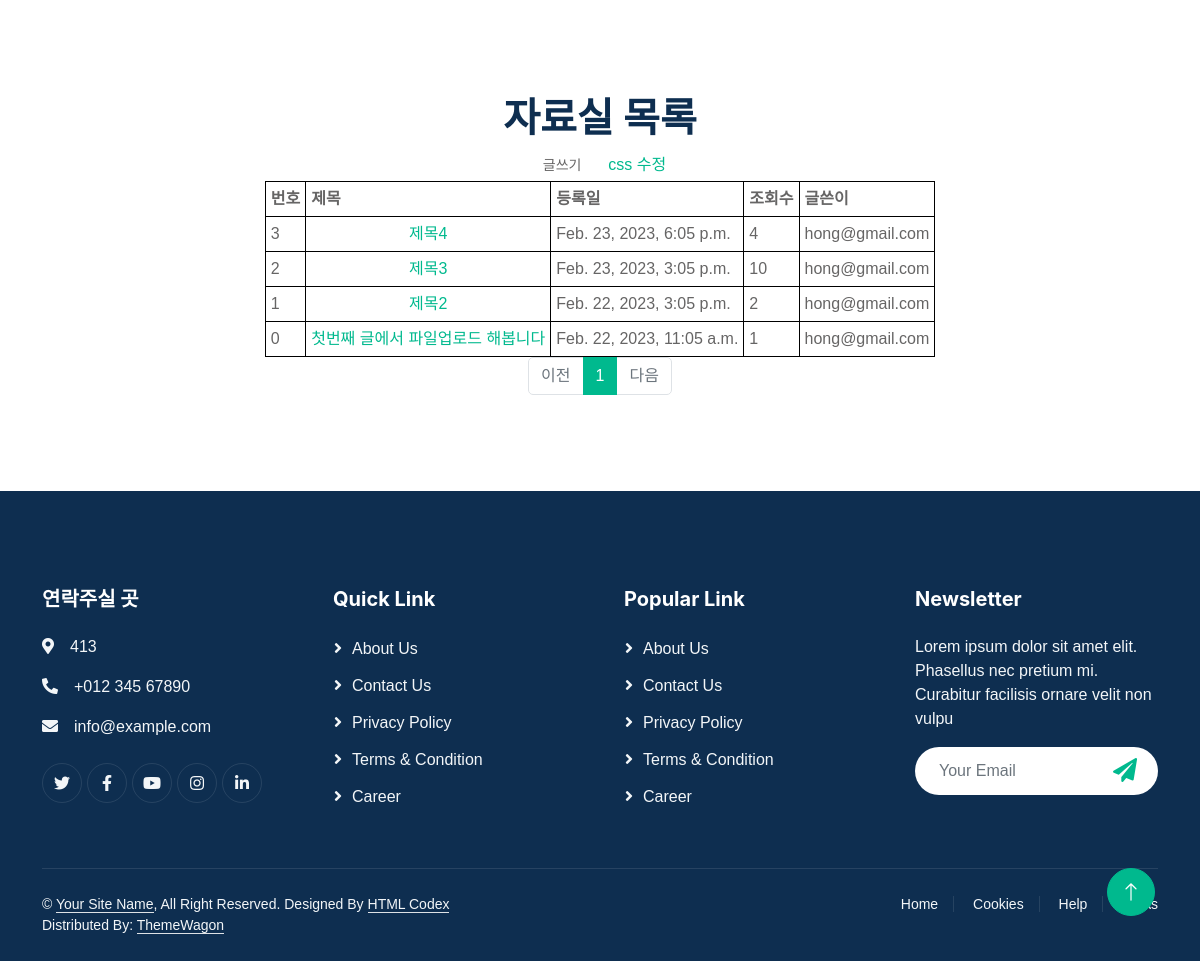
Page /YourClass/postList/ (lower part) on the earlier database version.
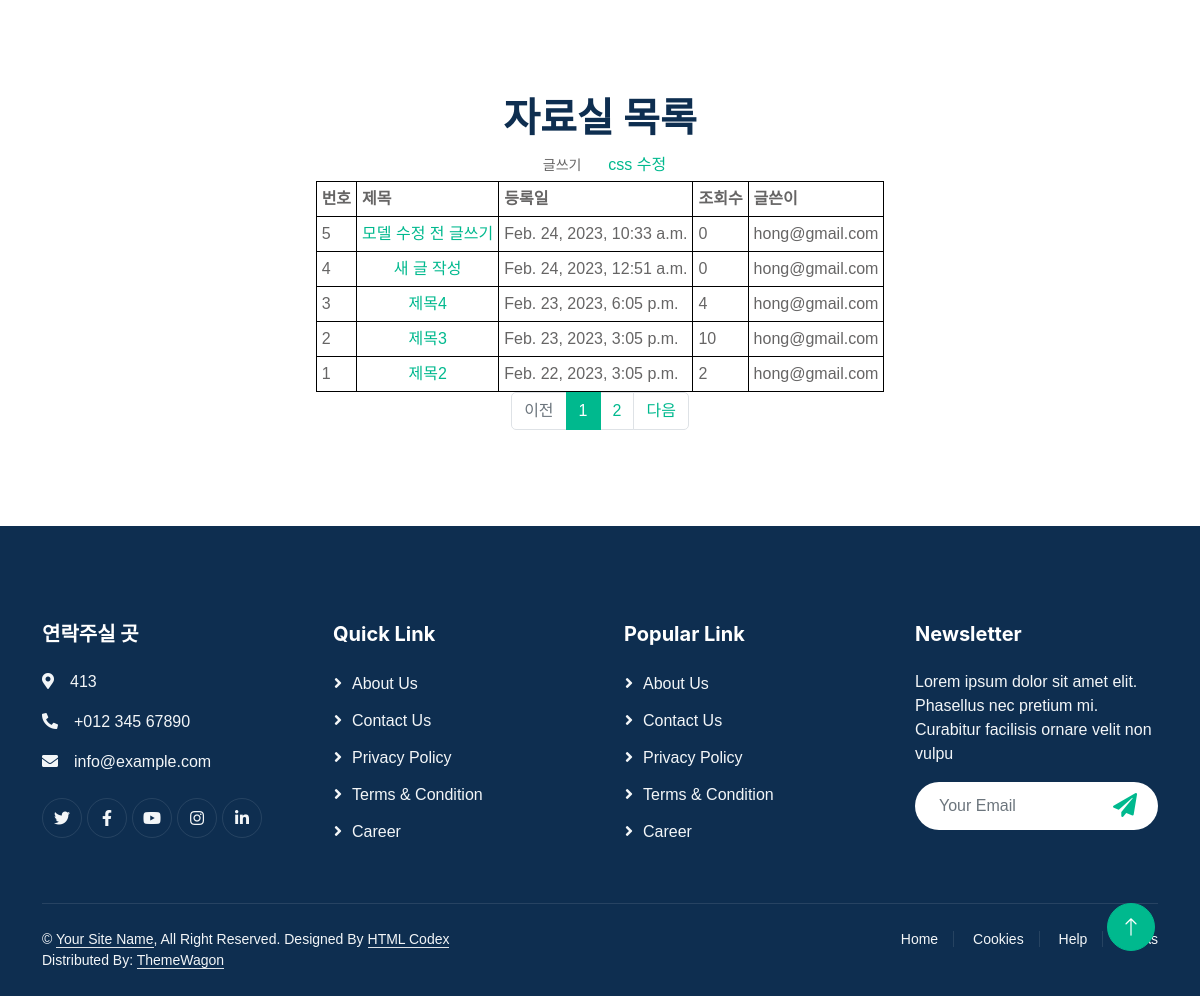
Same page on the later database version.
### YourClass/models.py (models this page shows)
class Post(models.Model):
    Post_id = models.AutoField(primary_key=True)
    category = models.ForeignKey('Categories', on_delete=models.CASCADE)
    title = models.CharField(max_length=50)
    content = models.TextField()
    file = models.FileField(upload_to=get_file_path, null=True, blank=True, verbose_name='파일')
    filename = models.CharField(max_length=64, null=True, verbose_name='첨부파일명')
    date = models.DateTimeField()
    viewcount = models.TextField(default=0)
    email = models.ForeignKey('Member', on_delete=models.CASCADE)

### YourClass/views.py (the view)
# urls.py: path('postList/', views.post_list, name='post_list'),
def post_list(request):
    template = loader.get_template('post_list.html')
    page = request.GET.get('page', '1')  # 페이지
    posts = Post.objects.all().order_by('-Post_id').values()
    paginator = Paginator(posts, 5)  # 페이지당 2개씩 보여주기
    page_obj = paginator.get_page(page)
    context = {
        'post_list': page_obj,
    }
    return HttpResponse(template.render(context, request))

### YourClass/templates/post_list.html (shortened to what this page needs)
<!DOCTYPE html>
{% load static %}
<html lang="en">
<head>
    <link href="https://cdnjs.cloudflare.com/ajax/libs/font-awesome/5.10.0/css/all.min.css" rel="stylesheet">
    <link href="https://cdn.jsdelivr.net/npm/bootstrap-icons@1.4.1/font/bootstrap-icons.css" rel="stylesheet">
    <link href="{% static 'lib/animate/animate.min.css'%}" rel="stylesheet">
    <link href="{% static 'lib/owlcarousel/assets/owl.carousel.min.css'%}" rel="stylesheet">
    <link href="{% static 'css/bootstrap.min.css'%}" rel="stylesheet">
    <link href="{% static 'css/style.css'%}" rel="stylesheet">
</head>
<body>
    <div class="container-xxl bg-white p-0">
        <div>
            <center>
                <h1>
                    자료실 목록
                </h1>
                <a href="{% url 'post_write' %}"  class="btn btn-sm">글쓰기</a> &nbsp;&nbsp;
                <a href="">css 수정</a><br/>
                <table>
                    <tr>
                        <th>번호</th>
                        <th>제목</th>
                        <th>등록일</th>
                        <th>조회수</th>
                        <th>글쓴이</th>
                    </tr>
                    {% for post in post_list %}
                    <tr>
                        <td>{{post.Post_id}}</td>
                        <td align='center'><a href="{{post.Post_id}}">{{post.title}}</a></td>
                        <td>{{post.date}}</td>
                        <td>{{post.viewcount}}</td>
                        <td align='center'>{{post.email_id}}</td>
                    </tr>
                    {% endfor %}
                </table>
                <ul class="pagination justify-content-center">
                    {% if post_list.has_previous %}
                    <li class="page-item">
                        <a class="page-link" href="?page={{ post_list.previous_page_number }}">이전</a>
                    </li>
                    {% else %}
                    <li class="page-item disabled">
                        <a class="page-link" tabindex="-1" aria-disabled="true" href="#">이전</a>
                    </li>
                    {% endif %}
                    {% for page_number in post_list.paginator.page_range %}
                    {% if page_number == post_list.number %}
                    <li class="page-item active" aria-current="page">
                        <a class="page-link" href="?page={{ page_number }}">{{ page_number }}</a>
                    </li>
                    {% else %}
                    <li class="page-item">
                        <a class="page-link" href="?page={{ page_number }}">{{ page_number }}</a>
                    </li>
                    {% endif %}
                    {% endfor %}
                    {% if post_list.has_next %}
                    <li class="page-item">
                        <a class="page-link" href="?page={{ post_list.next_page_number }}">다음</a>
                    </li>
                    {% else %}
                    <li class="page-item disabled">
                        <a class="page-link" tabindex="-1" aria-disabled="true" href="#">다음</a>
                    </li>
                    {% endif %}
                </ul>
            </center>
        </div>
        <div class="container-fluid bg-dark text-light footer pt-5 wow fadeIn" data-wow-delay="0.1s" style="margin-top: 6rem;">
            <div class="container py-5">
                <div class="row g-5">
                    <div class="col-md-6 col-lg-3">
                        <h5 class="text-white mb-4">연락주실 곳</h5>
                        <p><i class="fa fa-map-marker-alt me-3"></i>413</p>
                        <p><i class="fa fa-phone-alt me-3"></i>+012 345 67890</p>
                        <p><i class="fa fa-envelope me-3"></i>info@example.com</p>
                        <div class="d-flex pt-2">
                            <a class="btn btn-outline-light btn-social" href=""><i class="fab fa-twitter"></i></a>
                            <a class="btn btn-outline-light btn-social" href=""><i class="fab fa-facebook-f"></i></a>
                            <a class="btn btn-outline-light btn-social" href=""><i class="fab fa-youtube"></i></a>
                            <a class="btn btn-outline-light btn-social" href=""><i class="fab fa-instagram"></i></a>
                            <a class="btn btn-outline-light btn-social" href=""><i class="fab fa-linkedin-in"></i></a>
                        </div>
                    </div>
                    <div class="col-md-6 col-lg-3">
                        <h5 class="text-white mb-4">Quick Link</h5>
                        <a class="btn btn-link" href="">About Us</a>
                        <a class="btn btn-link" href="">Contact Us</a>
                        <a class="btn btn-link" href="">Privacy Policy</a>
                        <a class="btn btn-link" href="">Terms & Condition</a>
                        <a class="btn btn-link" href="">Career</a>
                    </div>
                    <div class="col-md-6 col-lg-3">
                        <h5 class="text-white mb-4">Popular Link</h5>
                        <a class="btn btn-link" href="">About Us</a>
                        <a class="btn btn-link" href="">Contact Us</a>
                        <a class="btn btn-link" href="">Privacy Policy</a>
                        <a class="btn btn-link" href="">Terms & Condition</a>
                        <a class="btn btn-link" href="">Career</a>
                    </div>
                    <div class="col-md-6 col-lg-3">
                        <h5 class="text-white mb-4">Newsletter</h5>
                        <p>Lorem ipsum dolor sit amet elit. Phasellus nec pretium mi. Curabitur facilisis ornare velit non vulpu</p>
                        <div class="position-relative w-100 mt-3">
                            <input class="form-control border-0 rounded-pill w-100 ps-4 pe-5" type="text" placeholder="Your Email" style="height: 48px;">
                            <button type="button" class="btn shadow-none position-absolute top-0 end-0 mt-1 me-2"><i class="fa fa-paper-plane text-primary fs-4"></i></button>
                        </div>
                    </div>
                </div>
            </div>
            <div class="container">
                <div class="copyright">
                    <div class="row">
                        <div class="col-md-6 text-center text-md-start mb-3 mb-md-0">
                            &copy; <a class="border-bottom" href="#">Your Site Name</a>, All Right Reserved.
							Designed By <a class="border-bottom" href="https://htmlcodex.com">HTML Codex</a>
                            <br>Distributed By: <a class="border-bottom" href="https://themewagon.com" target="_blank">ThemeWagon</a>
                        </div>
                        <div class="col-md-6 text-center text-md-end">
                            <div class="footer-menu">
                                <a href="">Home</a>
                                <a href="">Cookies</a>
                                <a href="">Help</a>
                                <a href="">FQAs</a>
                            </div>
                        </div>
                    </div>
                </div>
            </div>
        </div>
        <a href="#" class="btn btn-lg btn-primary btn-lg-square back-to-top"><i class="bi bi-arrow-up"></i></a>
    </div>
</body>
</html>

### YourClass/static/css/style.css (style rules this page uses)
:root { --primary: #00B98E; --light: #F3F6F8; --dark: #0E2E50; }
.back-to-top { position: fixed; display: none; right: 45px; bottom: 45px; z-index: 99; }
.btn { font-weight: 500; transition: .5s; }
.btn.btn-primary, .btn.btn-outline-primary:hover { color: #FFFFFF; }
.btn-lg-square { width: 48px; height: 48px; }
.btn-square, .btn-sm-square, .btn-lg-square { padding: 0; display: flex; align-items: center; justify-content: center; font-weight: normal; border-radius: 50px; }
.footer .btn.btn-social { margin-right: 5px; width: 40px; height: 40px; display: flex; align-items: center; justify-content: center; color: var(--light); border: 1px solid rgba(256, 256, 256, .1); border-radius: 40px; transition: .3s; }
.footer .btn.btn-link { display: block; margin-bottom: 10px; padding: 0; text-align: left; color: var(--light); font-weight: normal; transition: .3s; }
.footer .btn.btn-link::before { position: relative; content: "\f105"; font-family: "Font Awesome 5 Free"; font-weight: 900; margin-right: 10px; }
.footer .copyright { padding: 25px 0; font-size: 14px; border-top: 1px solid rgba(256, 256, 256, .1); }
.footer .copyright a { color: var(--light); }
.footer .footer-menu a { margin-right: 15px; padding-right: 15px; border-right: 1px solid rgba(255, 255, 255, .1); }
.footer .footer-menu a:last-child { margin-right: 0; padding-right: 0; border-right: none; }

### YourClass/templates/post_list.html (style rules this page uses)
table, th, td { border: 1px solid black; border-collapse: collapse; }
th, td { padding: 5px; }

Differences in the rows shown:
no longer on this page (row unchanged): Post: Post_id "0", title "첫번째 글에서 파일업로드 해봅니다", date "Feb. 22, 2023, 11:05 a.m.", viewcount "1", email_id "hong@gmail.com"
added Post: Post_id "5", title "모델 수정 전 글쓰기", date "Feb. 24, 2023, 10:33 a.m.", viewcount "0", email_id "hong@gmail.com"
added Post: Post_id "4", title "새 글 작성", date "Feb. 24, 2023, 12:51 a.m.", viewcount "0", email_id "hong@gmail.com"
Other differences:
new list line: "2"
